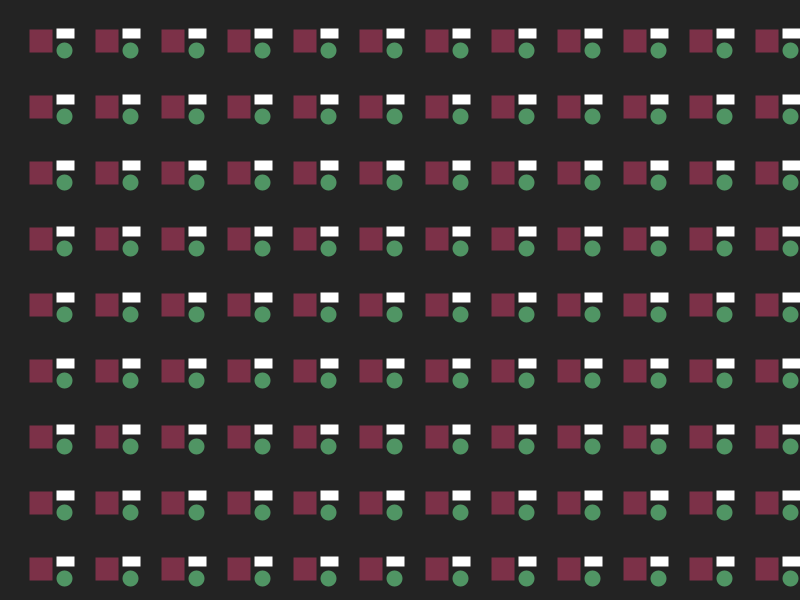
Frame 1 (no input)
Frame 60 (the mouse pressed at the canvas centre just before this capture): identical to frame 1, image omitted
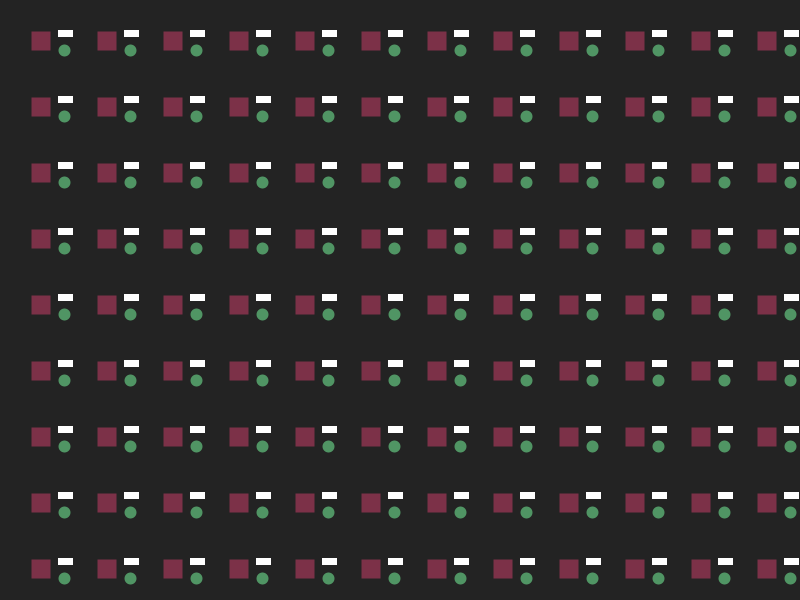
Frame 120 (the mouse held since frame 60 and released just before this capture)

The Processing sketch that drew these frames (run headless with seeded random() and noise(); from frame 60 on, the mouse is pressed at the canvas centre):

// Processing sketch: s05t00cringelings
// ── s05t00cringelings.pde
// Expresión Digital - Diseño Digital - UDD - 2016
// Catalina Ringeling Selman
// s05t00cringelings

/* Canvas de size(800, 600);
Grilla de 12 de ancho y 9 de alto
Dividir en a lo menos 3 funciones void funcion() los elementos del certamen
Usar la función map() en a lo menos 3 funciones void funcion()
Mostrar cada función de manera independiente a través del uso de boolean tanto en el void draw() como en el void keyPressed
*/

/* Se dibujarán cuadrados, círculos y rectángulos en un canvas de 800x 600 con una grilla de 12 de ancho y 9 de alto
Se utilizará la función map() para modificar grosor de líneas con el movimiento del mouse y a la vez, se utilizará
y se le dará un valor a boolean, true/false, para que posteriormente, mediante la función keyPresses,
se pueda visualizar si es verdadero o falso.
Los Colores a utilizar serán, verde, burdeo, blanco y gris oscuro en el fondo.
*/

/* Se declaran las variables a utilizar, tanto como las variables de los colores como la de los números a utilizar, 
ya sean enteros o decimales. */

boolean h;
boolean h1;
boolean h2;

int col, fil;
color a;
color b;
color c;
float tam;
int ta;
float io;

void setup() {                          // Se efectua al iniciarlo una vez.
  size(800, 600);                       // Tamaño del Canvas.
  a = color(80, 149, 100);              // Variable de color verde.
  b = color(124, 49, 72);               // Variable de color burdeo.
  c = color(255);                       // Variable de color blanco.
  tam = 15;                             // Variable de tamaño para una de las figuras a dibujar. 
  ta = 8;                               // Variable de tamaño para una de las figuras a dibujar.
  io = 10;                              // Variable de tamaño para una de las figuras a dibujar.
  h = true;                             // Se señala que boolean es verdadero al ejecutar una vez el programa.
  h1 = true;
  h2 = true;
  col = 12;                             // Se dibujarán 12 columnas - 12 en ancho del canvas.
  fil = 9;                              // Se dibujarán 0 filas - 9 a lo largo del canvas.
}

void draw() {                                            // Se puede efectuar varias veces de principio a fin.
  background(35);                                         // Color de fondo - Gris Oscuro.
  for (int x = 0; x <= 11*width/col; x += width/col) {      // Variables a utilizar para x. Se define el valor de x
    for (int y = 0; y <= 8*height/fil; y += height/fil) {     // Variables a utilizar para y. Se define el valor de y.
     if (h == true) {                                     // Si la variable h es verdadera, pasará lo siguiente:
        cuad(x+(width/24), y+(height/18), 15); 
      }
    }
  }
   for (int q = 0; q <= 11*width/col; q += width/col) {
     for (int w = 0; w <= 8*height/fil; w += height/fil) { 
       if (h1 == true) {
         ell(q+(width/24), w+(height/18), 8);
       }
     }
   }
    for (int r = 0; r <= 11*width/col; r += width/col) {
     for (int u = 0; u <= 8*height/fil; u += height/fil) {
       if(h2 == true) {
         j(r+(width/24), u+(height/fil), col);
       }
     }
   }
     }

void keyPressed () {                            // Se efectua al apretar la letra 'e'
  if (key == 'i' && h == true) {                  // Si se apreta la letra 'e' y h es verdadero (true), se hará falso.
    h = false;
  } else if (key =='i' && h == false) {         // Si se apreta la leta 'e' y h es falso (false), este se hará verdadero.
    h = true;
  }
  if (key == 'o' && h1 == true) {                  // Si se apreta la letra 'e' y h es verdadero (true), se hará falso.
    h1 = false;
  } else if (key =='o' && h1 == false) {         // Si se apreta la leta 'e' y h es falso (false), este se hará verdadero.
    h1 = true;
  }
    if (key == 'p' && h2 == true) {                  // Si se apreta la letra 'e' y h es verdadero (true), se hará falso.
    h2 = false;
  } else if (key =='p' && h2 == false) {         // Si se apreta la leta 'e' y h es falso (false), este se hará verdadero.
    h2 = true;
  }
}

void cuad(int posX, int posY, float tam) {      // Se efectuará lo siguiente al iniciar el programa.
  float rec = map(mouseY, 0, height, 8, 0);     // Se utilizará según el movimiento del mouse por el eje Y y sólo por el eje Y.
  strokeWeight(rec);                            // El grosor del rectángulo varía según el float rec mencionado.
  stroke(b);                                    // Color de línea.
  fill(b);                                      // Color de relleno / el mismo que el de la línea.
  rect(posX, posY, tam, tam);                   // Tamaño y posición del cuadrado.
}

void ell(float posX, float posY, int ta) {
  float ell = map(mouseX, 0, width, 8, 0);      // Se utilizará según el movimiento del mouse en el eje X y sólo por el eje X.
  strokeWeight(ell);                            // El grosor de la ellipse varía según el float j mencionado.
  stroke(a);                                    // Color de línea.
  fill(a);                                      // Color de relleno / mismo que el de la línea.
  ellipse(posX + 31, posY + 17, ta, ta);        // Posición y tamaño de la ellipse.
  
}
void j(float posX, float posY, float io) {  
  float j = map(mouseX, 0, width, 6, 0);        // Se utilizará según el movimiento del mouse en el eje X y sólo por el eje X.
  strokeWeight(j);                              // El grosor de la ellipse varía según el float ell mencionado.
  stroke(c);                                    // Color de línea.
  fill(c);                                      // Color de relleno / mismo que el de la línea.
  rect(posX + 26, posY - 35, io, 4);            // Posición y tamaño del rectángulo.
}

//Función v(x, y, tamaño, grosor, color);
// map(mouseX, valor minimo que mide (0) en el mouseX, ancho del canvas, minimo del mouseX es 10, maximo del valor mouse x sera 0.
  /*    }else if (h == false) {
        k(x+(width/24), y+(height/18, 8));  */
/* void k(int posX, int posY, float tam) {*/
